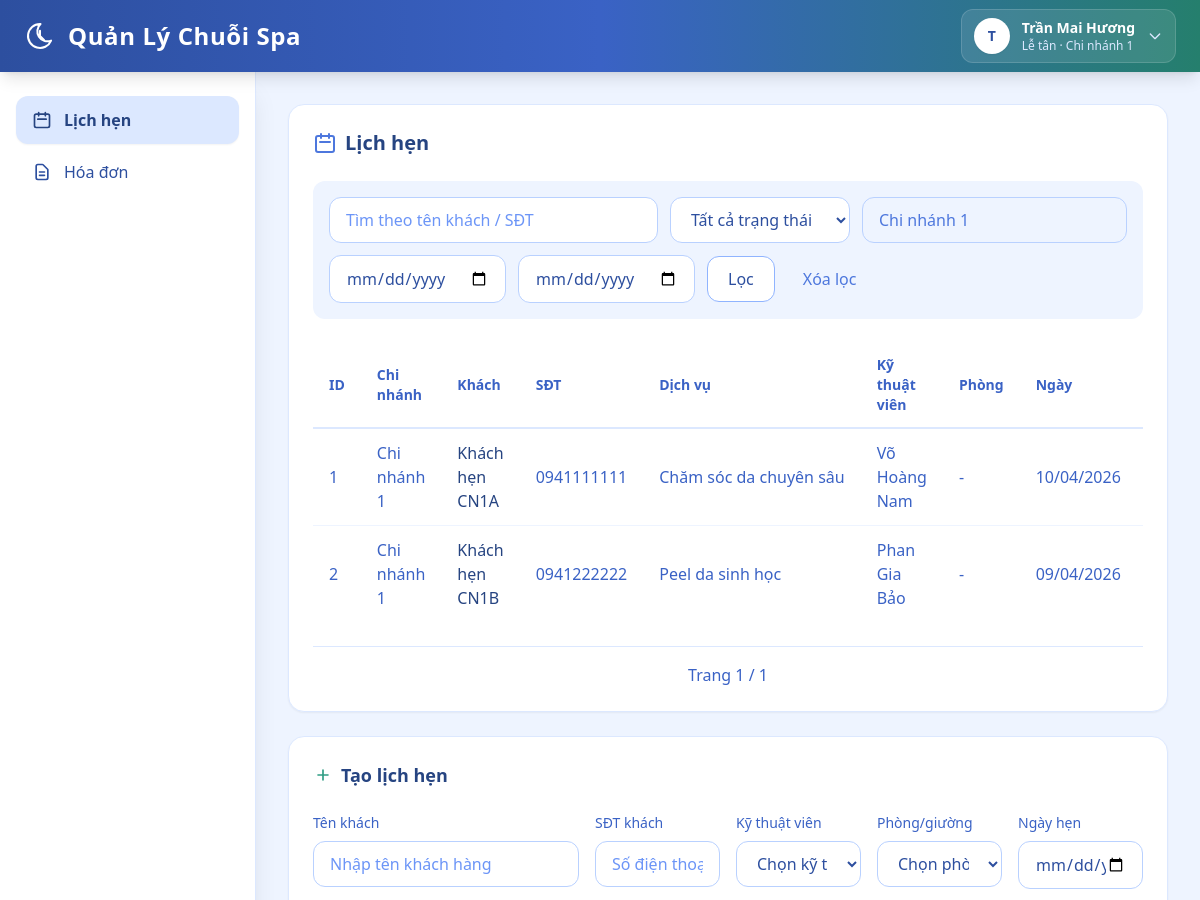
Page /web/appointments (signed in, upper part) on the earlier database version.
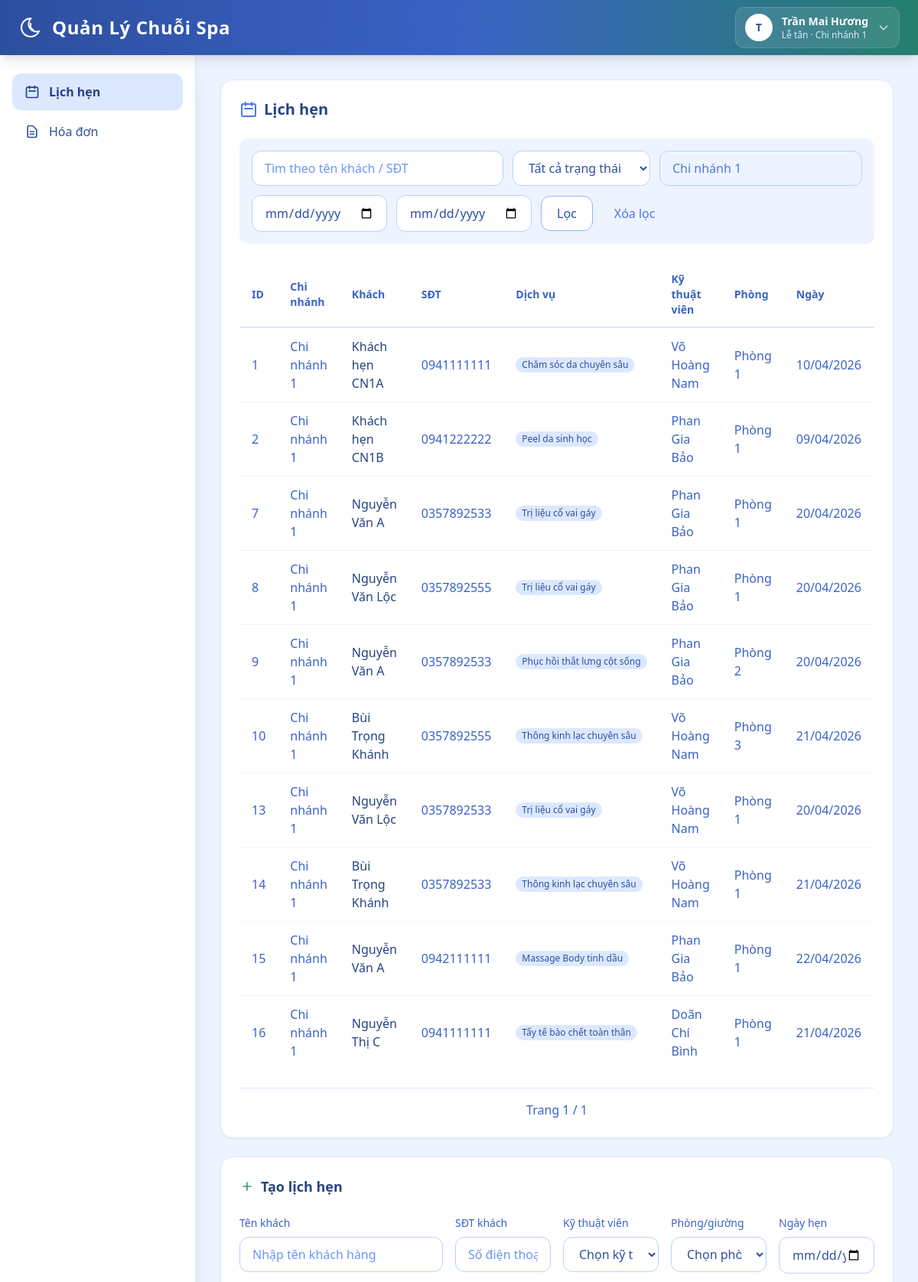
Same page on the later database version.
### backend/models.py (models this page shows)
class TimestampMixin:
    created_at = db.Column(db.DateTime, nullable=False, default=datetime.utcnow)

class Appointment(db.Model, TimestampMixin):
    __tablename__ = "appointments"
    id = db.Column(db.Integer, primary_key=True)
    branch_id = db.Column(db.Integer, db.ForeignKey("branches.id"), nullable=False, index=True)
    customer_id = db.Column(db.Integer, db.ForeignKey("customers.id"), nullable=True, index=True)
    room_id = db.Column(db.Integer, db.ForeignKey("rooms.id"), nullable=True, index=True)
    customer_name = db.Column(db.String(255), nullable=False)
    customer_phone = db.Column(db.String(32), nullable=True)
    service_id = db.Column(db.Integer, db.ForeignKey("services.id"), nullable=False, index=True)
    technician_id = db.Column(db.Integer, db.ForeignKey("staffs.id"), nullable=False, index=True)
    appointment_date = db.Column(db.Date, nullable=False, index=True)
    appointment_time = db.Column(db.String(5), nullable=False)
    end_time = db.Column(db.String(5), nullable=True)
    status = db.Column(db.String(16), nullable=False, default="pending", index=True)
    note = db.Column(db.String(500), nullable=True)
    created_by = db.Column(db.String(64), nullable=True)
    branch = db.relationship("Branch", lazy="joined")
    customer = db.relationship("Customer", lazy="joined")
    room = db.relationship("Room", lazy="joined")
    service = db.relationship("Service", lazy="joined")
    technician = db.relationship("Staff", lazy="joined")
    service_items = db.relationship("AppointmentServiceItem", back_populates="appointment", cascade="all,delete-orphan")
    invoice = db.relationship("Invoice", back_populates="appointment", uselist=False)

class Branch(db.Model, TimestampMixin):
    __tablename__ = "branches"
    id = db.Column(db.Integer, primary_key=True)
    branch_code = db.Column(db.String(16), nullable=True, unique=True, index=True)
    name = db.Column(db.String(255), nullable=False, unique=True)
    address = db.Column(db.String(500), nullable=True)
    phone = db.Column(db.String(32), nullable=True, unique=True)
    manager_staff_id = db.Column(db.Integer, db.ForeignKey("staffs.id"), nullable=True, index=True)
    status = db.Column(db.String(32), nullable=False, default="active")
    manager_staff = db.relationship("Staff", foreign_keys=[manager_staff_id], lazy="joined")

class Service(db.Model, TimestampMixin):
    __tablename__ = "services"
    id = db.Column(db.Integer, primary_key=True)
    branch_id = db.Column(db.Integer, db.ForeignKey("branches.id"), nullable=False, index=True)
    name = db.Column(db.String(255), nullable=False)
    group_name = db.Column(db.String(64), nullable=True)
    price = db.Column(db.Numeric(12, 2), nullable=False, default=0)
    duration_minutes = db.Column(db.Integer, nullable=False, default=60)
    status = db.Column(db.String(32), nullable=False, default="active")
    branch = db.relationship("Branch", lazy="joined")

class Staff(db.Model, TimestampMixin):
    __tablename__ = "staffs"
    id = db.Column(db.Integer, primary_key=True)
    branch_id = db.Column(db.Integer, db.ForeignKey("branches.id"), nullable=False, index=True)
    full_name = db.Column(db.String(255), nullable=False)
    phone = db.Column(db.String(32), nullable=True, unique=True, index=True)
    title = db.Column(db.String(64), nullable=True)
    status = db.Column(db.String(32), nullable=False, default="active")
    start_date = db.Column(db.Date, nullable=True)
    branch = db.relationship("Branch", foreign_keys=[branch_id], lazy="joined")

class AppointmentServiceItem(db.Model):
    __tablename__ = "appointment_service_items"
    __table_args__ = (UniqueConstraint("appointment_id", "service_id", name="uq_appointment_service_item"),)
    id = db.Column(db.Integer, primary_key=True)
    appointment_id = db.Column(db.Integer, db.ForeignKey("appointments.id"), nullable=False, index=True)
    service_id = db.Column(db.Integer, db.ForeignKey("services.id"), nullable=False, index=True)
    service_name = db.Column(db.String(255), nullable=False)
    appointment = db.relationship("Appointment", back_populates="service_items", lazy="joined")
    service = db.relationship("Service", lazy="joined")

class Room(db.Model, TimestampMixin):
    __tablename__ = "rooms"
    __table_args__ = (UniqueConstraint("branch_id", "name", name="uq_room_branch_name"),)
    id = db.Column(db.Integer, primary_key=True)
    branch_id = db.Column(db.Integer, db.ForeignKey("branches.id"), nullable=False, index=True)
    name = db.Column(db.String(64), nullable=False)
    room_type = db.Column(db.String(64), nullable=True)
    status = db.Column(db.String(32), nullable=False, default="active")
    branch = db.relationship("Branch", lazy="joined")

### backend/web_modules/lich_hen.py (the view, shortened to what this page needs)
@web_bp.get("/appointments")
@roles_required("super_admin", "branch_manager", "receptionist", "technician")
def appointments():
    scope_ids = get_current_branch_scope()
    if not scope_ids:
        return redirect(url_for("web.login"))
    auto_mark_overdue_appointments(scope_ids)
    user = g.web_user
    q = parse_text(request.args.get("q"))
    status = normalize_choice(request.args.get("status"), set(APPOINTMENT_STATUS_LABELS), "")
    from_date = parse_date(request.args.get("from_date"))
    to_date = parse_date(request.args.get("to_date"))
    selected_branch_id = resolve_selected_branch_id(scope_ids, parse_int(request.args.get("branch_id")))
    page = parse_page(request.args.get("page"), default=1)
    query = Appointment.query.filter(Appointment.branch_id.in_(scope_ids))
    if selected_branch_id:
        query = query.filter(Appointment.branch_id == selected_branch_id)
    if status and user.role != "technician":
        query = query.filter(Appointment.status == status)
    if from_date:
        query = query.filter(Appointment.appointment_date >= from_date)
    if to_date:
        query = query.filter(Appointment.appointment_date <= to_date)
    technician_scope_warning = None
    if user.role == "technician":
        if not user.staff_id:
            query = query.filter(Appointment.id == -1)
            technician_scope_warning = "Tài khoản kỹ thuật viên chưa được gán nhân sự, chưa thể hiển thị lịch hẹn."
        else:
            query = query.filter(Appointment.technician_id == user.staff_id)
    pager = paginate(
        query.order_by(Appointment.id.asc()),
        page=page,
        per_page=12,
    )
    branch_options = list_scope_branches(scope_ids, order_by="name")
    branch_map = {row.id: row.name for row in branch_options}
    if selected_branch_id:
        scope_label = branch_map.get(selected_branch_id, "Chi nhánh")
    else:
        scope_label = "Tất cả chi nhánh" if user.is_super_admin else branch_map.get(g.active_branch_id, "Chi nhánh")
    can_create_appointment = user.role == "receptionist"
    can_cancel_appointment = user.role in {"super_admin", "branch_manager", "receptionist"}
    can_invoice_appointment = user.role == "receptionist"
    can_complete_appointment = user.role == "technician"
    form_branch_id = g.active_branch_id if g.active_branch_id in scope_ids else selected_branch_id
    if form_branch_id is None and scope_ids:
        form_branch_id = scope_ids[0]
    service_rows = []
    technician_rows = []
    room_rows = []
    appointment_form_data = session.pop("appointment_form_data", {})
    if can_create_appointment and form_branch_id:
        service_rows = Service.query.filter_by(branch_id=form_branch_id, status="active").order_by(Service.name.asc()).all()
        technician_rows = list_active_technicians(form_branch_id)
        room_rows = Room.query.filter_by(branch_id=form_branch_id, status="active").order_by(Room.name.asc()).all()
    if "service_ids" not in appointment_form_data:
        appointment_form_data["service_ids"] = []
    return render_template(
        "web/appointments.html",
        rows=pager.items,
        pager=pager,
        q=q,
        status=status,
        from_date=from_date,
        to_date=to_date,
        selected_branch_id=selected_branch_id,
        branch_options=branch_options,
        scope_label=scope_label,
        status_labels=APPOINTMENT_STATUS_LABELS,
        can_create_appointment=can_create_appointment,
        can_cancel_appointment=can_cancel_appointment,
        can_invoice_appointment=can_invoice_appointment,
        can_complete_appointment=can_complete_appointment,
        service_rows=service_rows,
        technician_rows=technician_rows,
        room_rows=room_rows,
        appointment_form_data=appointment_form_data,
        technician_scope_warning=technician_scope_warning,
        min_appointment_date=datetime.now().date().isoformat(),
    )

### backend/models.py (called while the page is built)
    @property
    def is_super_admin(self) -> bool:
        return self.role == "super_admin"

### backend/web.py (called while the page is built)
def parse_text(value: str | None) -> str:
    return (value or "").strip()

def parse_int(value):
    try:
        return int(value)
    except (TypeError, ValueError):
        return None

def parse_date(value):
    text = parse_text(value)
    if not text:
        return None
    try:
        return datetime.strptime(text, "%Y-%m-%d").date()
    except ValueError:
        return None

def parse_page(value, default=1):
    page = parse_int(value)
    if page is None or page < 1:
        return default
    return page

def normalize_choice(value, allowed, default):
    text = parse_text(value).lower()
    if text in allowed:
        return text
    return default

def paginate(query, page, per_page=10):
    return query.paginate(page=page, per_page=per_page, error_out=False)

def role_label(role: str) -> str:
    return ROLE_LABELS.get(role, role)

def can_access_menu_for_user(user: User | None, menu_key: str) -> bool:
    if not user:
        return False
    return menu_key in ROLE_MENU_ACCESS.get(user.role, set())

### backend/templates/web/appointments.html (shortened to what the changed rows need)
{% extends "web/base.html" %}
{% block content %}
  <section class="bg-white rounded-2xl shadow-sm border border-spa-100 p-6 mb-6">
    <h2 class="text-xl font-bold text-spa-800 mb-6 flex items-center gap-2">
      <svg class="w-6 h-6 text-spa-500" fill="none" stroke="currentColor" viewBox="0 0 24 24"><path stroke-linecap="round" stroke-linejoin="round" stroke-width="2" d="M8 7V3m8 4V3m-9 8h10M5 21h14a2 2 0 002-2V7a2 2 0 00-2-2H5a2 2 0 00-2 2v12a2 2 0 002 2z"/></svg>
      Lịch hẹn
    </h2>
    <div class="overflow-x-auto">
      <table class="w-full">
        <thead>
          <tr class="border-b-2 border-spa-100">
            <th class="text-left py-3 px-4 text-sm font-semibold text-spa-600">ID</th>
            <th class="text-left py-3 px-4 text-sm font-semibold text-spa-600">Chi nhánh</th>
            <th class="text-left py-3 px-4 text-sm font-semibold text-spa-600">Khách</th>
            <th class="text-left py-3 px-4 text-sm font-semibold text-spa-600">SĐT</th>
            <th class="text-left py-3 px-4 text-sm font-semibold text-spa-600">Dịch vụ</th>
            <th class="text-left py-3 px-4 text-sm font-semibold text-spa-600">Kỹ thuật viên</th>
            <th class="text-left py-3 px-4 text-sm font-semibold text-spa-600">Phòng</th>
            <th class="text-left py-3 px-4 text-sm font-semibold text-spa-600">Ngày</th>
            <th class="text-left py-3 px-4 text-sm font-semibold text-spa-600">Giờ</th>
          </tr>
        </thead>
        <tbody class="divide-y divide-spa-50">
          {% for row in rows %}
            <tr class="hover:bg-spa-50/50 transition-colors">
              <td class="py-3 px-4 text-spa-600">{{ row.id }}</td>
              <td class="py-3 px-4 text-spa-600">{{ row.branch.name if row.branch else '-' }}</td>
              <td class="py-3 px-4 text-spa-800 font-medium">{{ row.customer_name }}</td>
              <td class="py-3 px-4 text-spa-600">{{ row.customer_phone or '-' }}</td>
              <td class="py-3 px-4 text-spa-600">
                {% if row.service_items %}
                  <div class="flex flex-wrap gap-1.5">
                    {% for service_item in row.service_items %}
                      <span class="inline-block max-w-[180px] truncate px-2 py-0.5 rounded-full text-xs bg-spa-100 text-spa-700"
                        data-tooltip="{{ service_item.service_name|e }}" tabindex="0">{{ service_item.service_name }}</span>
                    {% endfor %}
                  </div>
                {% else %}
                  {% if row.service %}
                    <span class="block max-w-[220px] truncate" data-tooltip="{{ row.service.name|e }}" tabindex="0">{{ row.service.name }}</span>
                  {% else %}
                    -
                  {% endif %}
                {% endif %}
              </td>
              <td class="py-3 px-4 text-spa-600">{{ row.technician.full_name if row.technician else '-' }}</td>
              <td class="py-3 px-4 text-spa-600">{{ row.room.name if row.room else '-' }}</td>
              <td class="py-3 px-4 text-spa-600">{{ row.appointment_date.strftime('%d/%m/%Y') if row.appointment_date else '-' }}</td>
              <td class="py-3 px-4 text-spa-600">{{ row.appointment_time }}{% if row.end_time %} - {{ row.end_time }}{% endif %}</td>
            </tr>
          {% else %}
            <tr><td colspan="12" class="py-8 text-center text-spa-400">Không có lịch hẹn.</td></tr>
          {% endfor %}
        </tbody>
      </table>
    </div>
  </section>
{% endblock %}

Differences in the rows shown:
changed Appointment "Khách hẹn CN1A": room "-" → "Phòng 1"; service.name "Chăm sóc da chuyên sâu" → (not shown)
added AppointmentServiceItem: service_name "Chăm sóc da chuyên sâu", shown under Appointment "Khách hẹn CN1A"
changed Appointment "Khách hẹn CN1B": room "-" → "Phòng 1"; service.name "Peel da sinh học" → (not shown)
added AppointmentServiceItem: service_name "Peel da sinh học", shown under Appointment "Khách hẹn CN1B"
added Appointment: id "7", branch "Chi nhánh 1", customer_name "Nguyễn Văn A", customer_phone "0357892533", technician "Phan Gia Bảo", room "Phòng 1", appointment_date "20/04/2026"
added AppointmentServiceItem: service_name "Trị liệu cổ vai gáy", shown under "7"
added Appointment: id "8", branch "Chi nhánh 1", customer_name "Nguyễn Văn Lộc", customer_phone "0357892555", technician "Phan Gia Bảo", room "Phòng 1", appointment_date "20/04/2026"
added AppointmentServiceItem: service_name "Trị liệu cổ vai gáy", shown under "8"
added Appointment: id "9", branch "Chi nhánh 1", customer_name "Nguyễn Văn A", customer_phone "0357892533", technician "Phan Gia Bảo", room "Phòng 2", appointment_date "20/04/2026"
added AppointmentServiceItem: service_name "Phục hồi thắt lưng cột sống", shown under "9"
added Appointment: id "10", branch "Chi nhánh 1", customer_name "Bùi Trọng Khánh", customer_phone "0357892555", technician "Võ Hoàng Nam", room "Phòng 3", appointment_date "21/04/2026"
added AppointmentServiceItem: service_name "Thông kinh lạc chuyên sâu", shown under "10"
added Appointment: id "13", branch "Chi nhánh 1", customer_name "Nguyễn Văn Lộc", customer_phone "0357892533", technician "Võ Hoàng Nam", room "Phòng 1", appointment_date "20/04/2026"
added AppointmentServiceItem: service_name "Trị liệu cổ vai gáy", shown under "13"
added Appointment: id "14", branch "Chi nhánh 1", customer_name "Bùi Trọng Khánh", customer_phone "0357892533", technician "Võ Hoàng Nam", room "Phòng 1", appointment_date "21/04/2026"
added AppointmentServiceItem: service_name "Thông kinh lạc chuyên sâu", shown under "14"
added Appointment: id "15", branch "Chi nhánh 1", customer_name "Nguyễn Văn A", customer_phone "0942111111", technician "Phan Gia Bảo", room "Phòng 1", appointment_date "22/04/2026"
added AppointmentServiceItem: service_name "Massage Body tinh dầu", shown under "15"
added Appointment: id "16", branch "Chi nhánh 1", customer_name "Nguyễn Thị C", customer_phone "0941111111", technician "Doãn Chí Bình", room "Phòng 1", appointment_date "21/04/2026"
added AppointmentServiceItem: service_name "Tẩy tế bào chết toàn thân", shown under "16"
